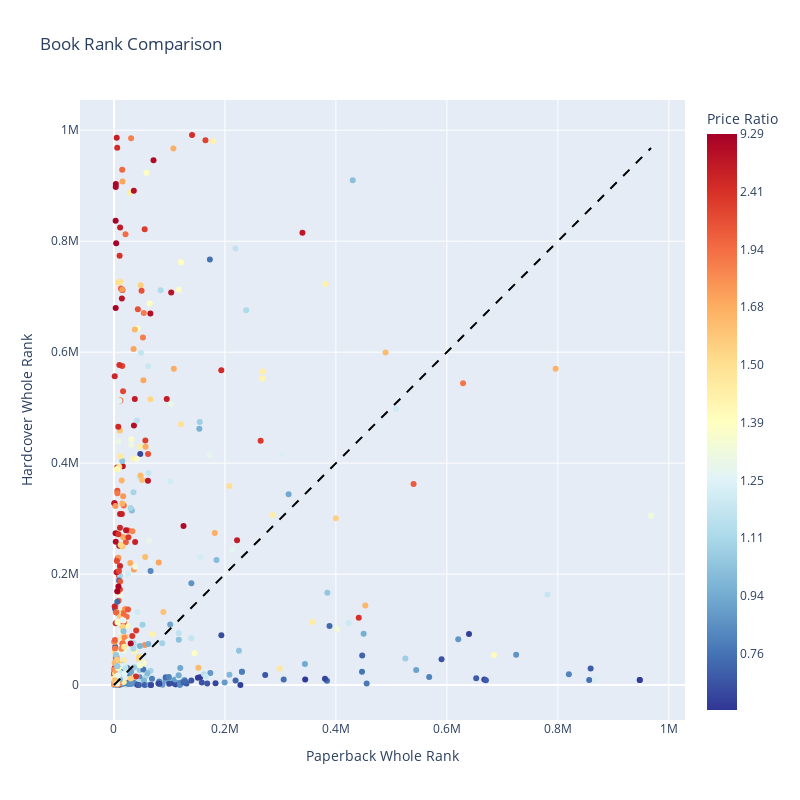

Source (notebook cell):
### Code cell
import pandas as pd
import plotly.express as px
import plotly.graph_objects as go


def plot_rank_price_ratio(data_con: pd.DataFrame) -> None:
    # 提取相關欄位
    paperback_rank = data_con["paperback-whole_rank"]
    hardcover_rank = data_con["hardcover-whole_rank"]
    paperback_price = data_con["paperback-selling_price"]
    hardcover_price = data_con["hardcover-selling_price"]
    title = data_con["title"]

    # 計算價格比例
    price_ratio = hardcover_price / paperback_price

    # 剔除缺失值
    valid = ~(paperback_rank.isna() | hardcover_rank.isna() | price_ratio.isna())
    paperback_rank = paperback_rank[valid]
    hardcover_rank = hardcover_rank[valid]
    price_ratio = price_ratio[valid]
    title = title[valid]

    # 剔除兩軸超過 1M 的值
    valid = (paperback_rank <= 1_000_000) & (hardcover_rank <= 1_000_000)
    paperback_rank = paperback_rank[valid]
    hardcover_rank = hardcover_rank[valid]
    price_ratio = price_ratio[valid]
    title = title[valid]

    # 計算價格比例的百分位數
    price_ratio_percentile = price_ratio.rank(pct=True)

    # 自定義色標刻度標籤
    tickvals = [i / 10 for i in range(11)]
    ticktext = [f"{price_ratio.quantile(p):.2f}" for p in tickvals]

    # 建立 Plotly 圖表
    fig = px.scatter(
        x=paperback_rank,
        y=hardcover_rank,
        color=price_ratio_percentile,
        color_continuous_scale="RdYlBu_r",
        title="Book Rank Comparison",
        labels={"x": "Paperback Whole Rank", "y": "Hardcover Whole Rank", "color": "Price Ratio"},
        hover_data={"Price Ratio": price_ratio, "Title": title},
    )

    # 自定義色標刻度
    fig.update_coloraxes(colorbar=dict(tickvals=tickvals, ticktext=ticktext))

    # 增加 x=y 的直線
    fig.add_trace(
        go.Scatter(x=[min(paperback_rank), max(paperback_rank)], y=[min(paperback_rank), max(paperback_rank)], mode="lines", line=go.scatter.Line(color="black", dash="dash"), showlegend=False)
    )

    # 確保兩軸刻度單位相同，且繪圖區域為正方形
    fig.update_layout(height=800, width=800, xaxis=dict(scaleanchor="y", scaleratio=1), yaxis=dict(scaleanchor="x", scaleratio=1))

    # 顯示圖表
    fig.show()

    # 儲存圖表
    fig.write_image("0705_figs/scatter_rank.svg")
    fig.write_html("0705_figs/scatter_rank.html")


# 示例使用 data_2dep_biz_con 資料框
plot_rank_price_ratio(data_2dep_biz_con)

### Figure 1 — Plotly figure (JSON) as saved in the notebook; plotly's stock layout.template omitted (floating-point values rounded to 4 significant figures; data arrays with more than 128 entries replaced by an {"elided": "..."} marker saying what was removed)
{"data": [{"customdata": {"elided": "497x2 mixed values"}, "hovertemplate": "Paperback Whole Rank=%{x}<br>Hardcover Whole Rank=%{y}<br>Price Ratio=%{marker.color}<br>Title=%{customdata[1]}<extra></extra>", "legendgroup": "", "marker": {"color": {"elided": "497 float values"}, "coloraxis": "coloraxis", "symbol": "circle"}, "mode": "markers", "name": "", "orientation": "v", "showlegend": false, "type": "scatter", "x": {"elided": "497 int values"}, "xaxis": "x", "y": {"elided": "497 int values"}, "yaxis": "y"}, {"line": {"color": "black", "dash": "dash"}, "mode": "lines", "showlegend": false, "type": "scatter", "x": [32, 967846], "y": [32, 967846]}], "layout": {"coloraxis": {"colorbar": {"ticktext": ["0.34", "0.76", "0.94", "1.11", "1.25", "1.39", "1.50", "1.68", "1.94", "2.41", "9.29"], "tickvals": [0, 0.1, 0.2, 0.3, 0.4, 0.5, 0.6, 0.7, 0.8, 0.9, 1], "title": {"text": "Price Ratio"}}, "colorscale": [[0, "rgb(49,54,149)"], [0.1, "rgb(69,117,180)"], [0.2, "rgb(116,173,209)"], [0.3, "rgb(171,217,233)"], [0.4, "rgb(224,243,248)"], [0.5, "rgb(255,255,191)"], [0.6, "rgb(254,224,144)"], [0.7, "rgb(253,174,97)"], [0.8, "rgb(244,109,67)"], [0.9, "rgb(215,48,39)"], [1, "rgb(165,0,38)"]]}, "height": 800, "legend": {"tracegroupgap": 0}, "title": {"text": "Book Rank Comparison"}, "width": 800, "xaxis": {"anchor": "y", "domain": [0, 1], "scaleanchor": "y", "scaleratio": 1, "title": {"text": "Paperback Whole Rank"}}, "yaxis": {"anchor": "x", "domain": [0, 1], "scaleanchor": "x", "scaleratio": 1, "title": {"text": "Hardcover Whole Rank"}}}}
